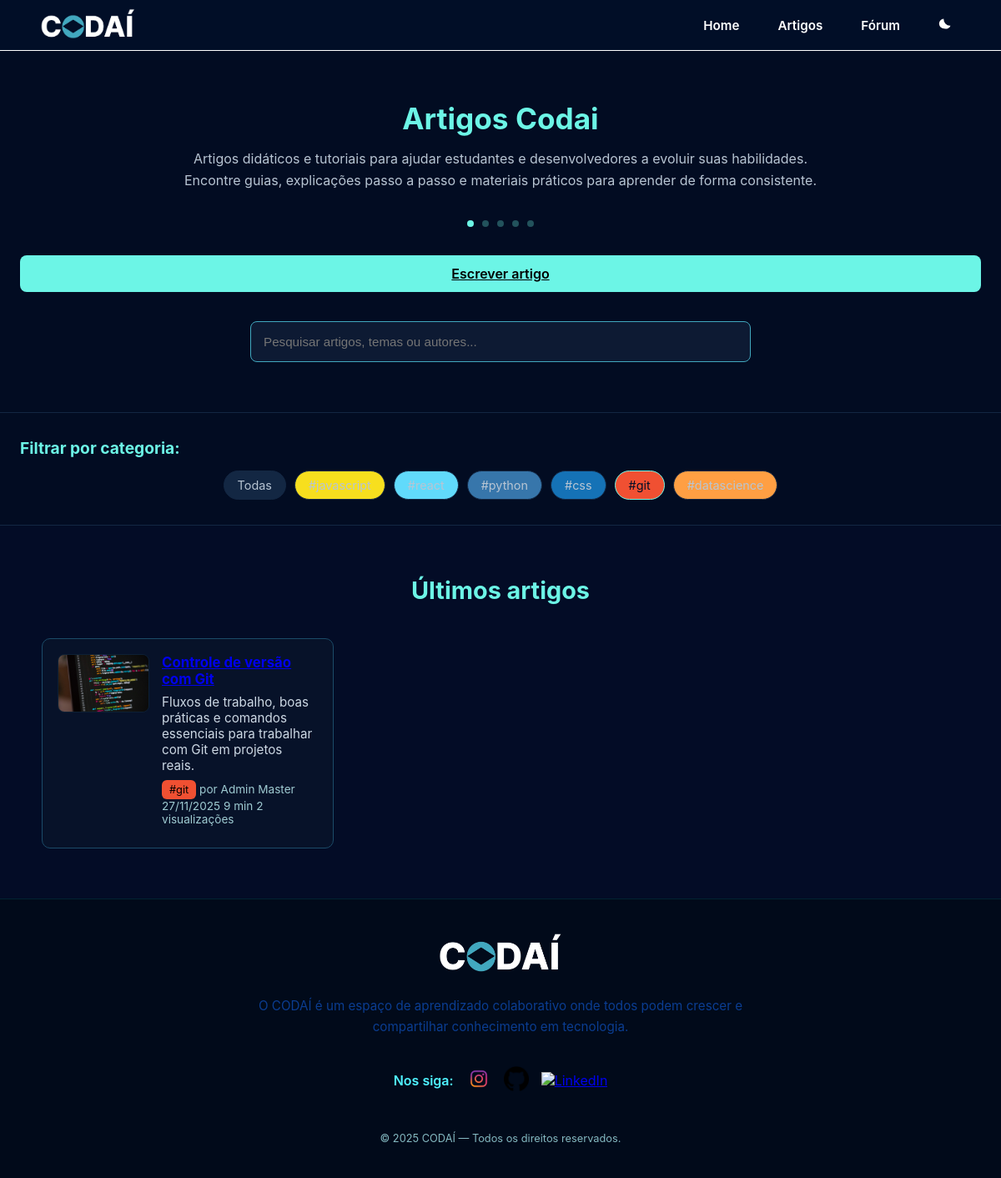
/blog/category/5, run on an earlier commit of the app's database.
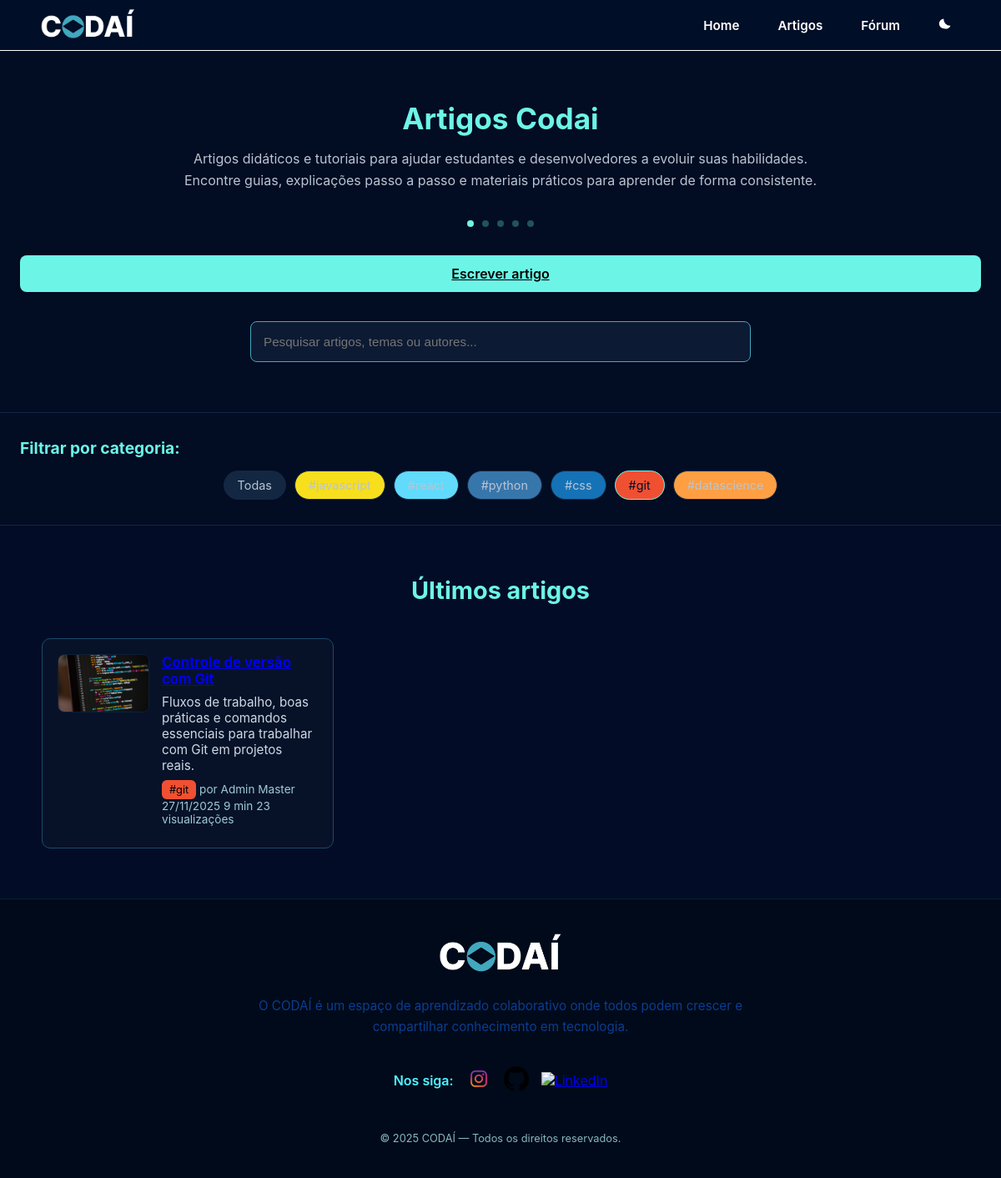
And on a later commit of the database.
### models/blog.py (models this page shows, shortened)
class ArticleCategory(db.Model):
    __tablename__ = 'article_categories'
    id = db.Column(db.Integer, primary_key=True)
    name = db.Column(db.String(50), unique=True, nullable=False)
    description = db.Column(db.Text)
    color = db.Column(db.String(7), default='#ccc')  # Cor hex
    created_at = db.Column(db.DateTime, default=datetime.utcnow)
    articles = db.relationship('Article', backref='category', lazy=True)

class Article(db.Model):
    __tablename__ = 'articles'
    id = db.Column(db.Integer, primary_key=True)
    title = db.Column(db.String(200), nullable=False)
    content = db.Column(db.Text, nullable=False)
    excerpt = db.Column(db.Text)  # Resumo do artigo
    reading_time = db.Column(db.Integer, default=5)  # Tempo de leitura em minutos
    thumbnail_url = db.Column(db.String(200))  # URL da imagem de capa
    is_published = db.Column(db.Boolean, default=True)
    is_featured = db.Column(db.Boolean, default=False)  # Destaque
    view_count = db.Column(db.Integer, default=0)  # Contador de visualizações
    created_at = db.Column(db.DateTime, default=datetime.utcnow)
    updated_at = db.Column(db.DateTime, default=datetime.utcnow, onupdate=datetime.utcnow)
    author_id = db.Column(db.Integer, db.ForeignKey('user.id'), nullable=False)
    category_id = db.Column(db.Integer, db.ForeignKey('article_categories.id'), nullable=False)
    author = db.relationship('User', backref='articles', lazy=True)

### models/users.py (models this page shows, shortened)
class User(db.Model, UserMixin):
    __tablename__ = 'user'
    id = db.Column(db.Integer, primary_key=True)
    nome = db.Column(db.String(100), nullable=False)
    email = db.Column(db.String(100), unique=True, nullable=False)
    password_hash = db.Column(db.String(255), nullable=False)
    role = db.Column(db.String(20), default='user')
    perfil = db.relationship('Profile', back_populates='user', uselist=False)

### routes/blog/__init__.py (the view)
@blog_bp.route('/category/<int:category_id>')
def articles_by_category(category_id):
    category = ArticleCategory.query.get_or_404(category_id)
    articles = Article.query.filter_by(category_id=category_id, is_published=True).order_by(Article.created_at.desc()).all()
    categories = ArticleCategory.query.all()
    return render_template('blog.html', articles=articles, categories=categories, selected_category=category)

### templates/blog.html (shortened to what this page needs)
{% extends 'base.html' %}
{% block styles %}
<link rel="stylesheet" href="{{ url_for('static', filename='css/blog.css') }}">
{% endblock %}
{% block content %}
  <div class="blog-main">
    <section class="blog-hero">
      <h1>Artigos Codai</h1>
      <p>
        Artigos didáticos e tutoriais para ajudar estudantes e desenvolvedores a evoluir suas habilidades.
        Encontre guias, explicações passo a passo e materiais práticos para aprender de forma consistente.
      </p>
      <div class="blog-dots">
        <span></span><span></span><span></span><span></span><span></span>
      </div>
      <a href="{{ url_for('blog.create_article') }}" class="blog-btn">Escrever artigo</a>
      <form action="{{ url_for('blog.search') }}" method="GET" class="search-form">
        <input type="text" name="q" placeholder="Pesquisar artigos, temas ou autores..." class="blog-input" value="{{ search_query or '' }}">
      </form>
    </section>
    <section class="blog-filters">
      <h3>Filtrar por categoria:</h3>
      <div class="category-filters">
        <a href="{{ url_for('blog.index') }}" class="filter-btn {% if not selected_category %}active{% endif %}">Todas</a>
        {% for category in categories %}
        <a href="{{ url_for('blog.articles_by_category', category_id=category.id) }}"
           class="filter-btn {% if selected_category and selected_category.id == category.id %}active{% endif %}"
           data-color="{{ category.color|default('#ccc') }}">
          #{{ category.name }}
        </a>
        {% endfor %}
      </div>
    </section>
    <section class="blog-articles">
      <h2>Últimos artigos</h2>
      <div class="blog-grid">
        {% for article in articles %}
        <article class="blog-card {% if article.is_featured %}highlight{% endif %}">
          <img src="{{ article.thumbnail_url or url_for('static', filename='image/article_thumbnail_1.png') }}" alt="{{ article.title }}">
          <div class="blog-card-content">
            <h3><a href="{{ url_for('blog.view_article', article_id=article.id) }}">{{ article.title }}</a></h3>
            <p>{{ article.excerpt or article.content[:150] }}{% if article.content|length > 150 and not article.excerpt %}...{% endif %}</p>
            <div class="article-meta">
              <span class="blog-tag" data-color="{{ article.category.color }}">#{{ article.category.name }}</span>
              <span class="article-author">por {{ article.author.nome }}</span>
              <span class="article-date">{{ article.created_at.strftime('%d/%m/%Y') }}</span>
              <span class="reading-time">{{ article.reading_time }} min</span>
              <span class="view-count">{{ article.view_count }} visualizações</span>
            </div>
          </div>
        </article>
        {% endfor %}
      </div>
    </section>
  </div>
{% endblock %}

### templates/base.html (shortened to what this page needs)
<!DOCTYPE html>
<html lang="pt-br">
<head>
    <link rel="stylesheet" href="{{ url_for('static', filename='css/style.css') }}">
    <link rel="stylesheet" href="{{ url_for('static', filename='css/global.css') }}">
    {% block styles %}{% endblock %}
</head>
<body>
    {% include 'components/header.html' %}
        <main>
                {% block content %}{% endblock %}
        </main>
    {% include 'components/footer.html' %}
</body>
</html>
</html>

### templates/components/header.html (shortened to what this page needs)
<header id="header-home">
    <div id="nav-bar">
        <img src="{{ url_for('static', filename='image/logo-nome.png') }}" alt="codaí-logo">
        <div class="buttons-header">
            <a class="links-header {% if request.path == url_for('home') %}active{% endif %}" href="{{ url_for('home') }}">Home</a>
            <a class="links-header {% if request.path == url_for('main.blog') %}active{% endif %}" href="{{ url_for('main.blog') }}">Artigos</a>
            <a class="links-header {% if request.path == url_for('main.forum') %}active{% endif %}" href="{{ url_for('main.forum') }}">Fórum</a>
            <button id="theme-toggle" class="nav-button theme-toggle" aria-label="Alternar tema" title="Alternar tema" type="button" aria-pressed="false">
                <svg class="icon-moon" viewBox="0 0 24 24" xmlns="http://www.w3.org/2000/svg" aria-hidden="true" focusable="false">
                    <path d="M21 12.8A9 9 0 0111.2 3 7 7 0 0012 17a7 7 0 009-4.2z"/>
                </svg>
            </button>
        </div>
    </div>
</header>

### templates/components/footer.html
<footer class="codai-rodape">
    <div class="codai-rodape-conteudo">
        <div class="codai-rodape-logo">
            <img src="{{ url_for('static', filename='image/logo-nome.png') }}" alt="Logo CODAÍ">
        </div>
        <p>
            O CODAÍ é um espaço de aprendizado colaborativo onde todos podem crescer e compartilhar conhecimento em tecnologia.
        </p>
        <div class="codai-social-secao">
            <span>Nos siga:</span>
            <a href="#"><img src="{{ url_for('static', filename='image/instagram.png') }}" alt="Instagram"></a>
            <a href="#"><img src="{{ url_for('static', filename='image/github.png') }}" alt="GitHub"></a>
            <a href="#"><img src="{{ url_for('static', filename='image/linkedin.png') }}" alt="LinkedIn"></a>
        </div>
        <div class="codai-copyright">
            © 2025 CODAÍ — Todos os direitos reservados.
        </div>
    </div>
</footer>

### static/css/style.css (style rules this page uses)
header { background-color: #010e27; border-bottom: 1px solid #ffffff; box-sizing: border-box; }
#nav-bar { display: flex; justify-content: space-between; width: 100%; height: 60px; align-items: center; padding: 0 4vw; }
#header-home img { height: 40px; max-width: 100%; }
.buttons-header { display: flex; align-items: center; flex-direction: row; gap: 20px; }
.buttons-header .links-header { cursor: pointer; transition: 0.3s; }
.buttons-header .links-header { display: inline-flex; align-items: center; gap: 8px; padding: 8px 12px; border-radius: 8px; color: #ffffff; text-decoration: none; font-weight: 600; font-size: 0.95rem; background: transparent; border: 1px solid transparent; transition: background-color 0.18s ease, color 0.18s ease, transform 0.12s ease, border-color 0.18s ease; }
.codai-rodape { background-color: #010a1a; color: #e0f7fa; padding: 40px 0; display: flex; flex-direction: column; align-items: center; justify-content: center; text-align: center; border-top: 1px solid rgba(0, 255, 255, 0.1); }
.codai-rodape-conteudo { max-width: 1100px; width: 100%; display: flex; flex-direction: column; align-items: center; gap: 20px; }
.codai-rodape-logo img { width: 150px; }
.codai-rodape p { font-size: 0.95rem; color: #0b3d91 !important; margin: 0; line-height: 1.6; max-width: 600px; }
.codai-social-secao { display: flex; align-items: center; gap: 15px; margin-top: 15px; }
.codai-social-secao span { font-weight: 600; color: #4ff3ff; }
.codai-social-secao a img { width: 30px; height: 30px; transition: transform 0.3s ease, filter 0.3s ease; }
.codai-copyright { margin-top: 25px; font-size: 0.8rem; color: #85b9c1; }
body:not(.light) #icon-perfil, body:not(.light) .icon-moon, body:not(.light) .qualquer-classe-do-seu-ícone { filter: invert(1); }
.theme-toggle { display: inline-flex; align-items: center; justify-content: center; width: 40px; height: 40px; border-radius: 8px; background: transparent; border: 1px solid transparent; cursor: pointer; }
.theme-toggle svg { width: 20px; height: 20px; fill: currentColor; }
.icon-moon { display: inline; }

### static/css/global.css (style rules this page uses)
* { margin: 0; padding: 0; box-sizing: border-box; }
html, body { font-family: 'Inter', sans-serif; background-color: #030C26; color: #ffffff; width: 100%; min-height: 100vh; padding: 0 0vw; overflow-x: hidden; }

What changed in the data, as far as the page shows it:
changed Article "Admin Master": view_count "2" → "23"
